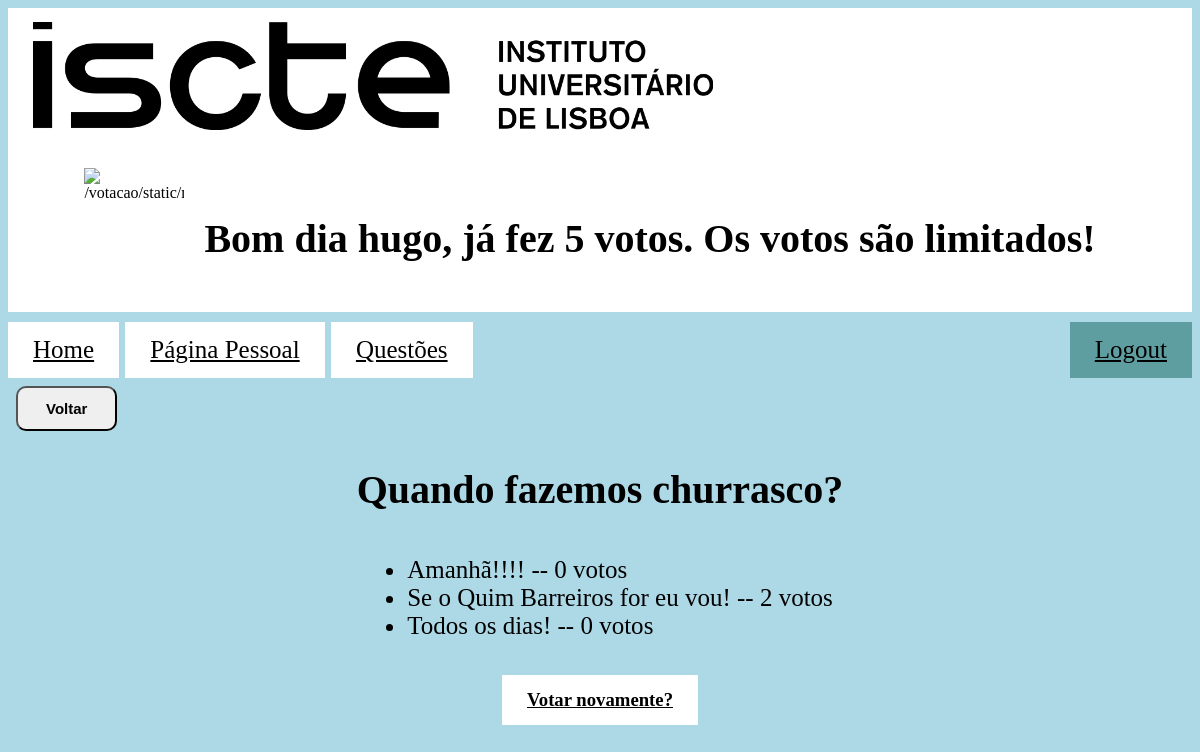
Before: /votacao/3/resultados (signed in) with the older database file.
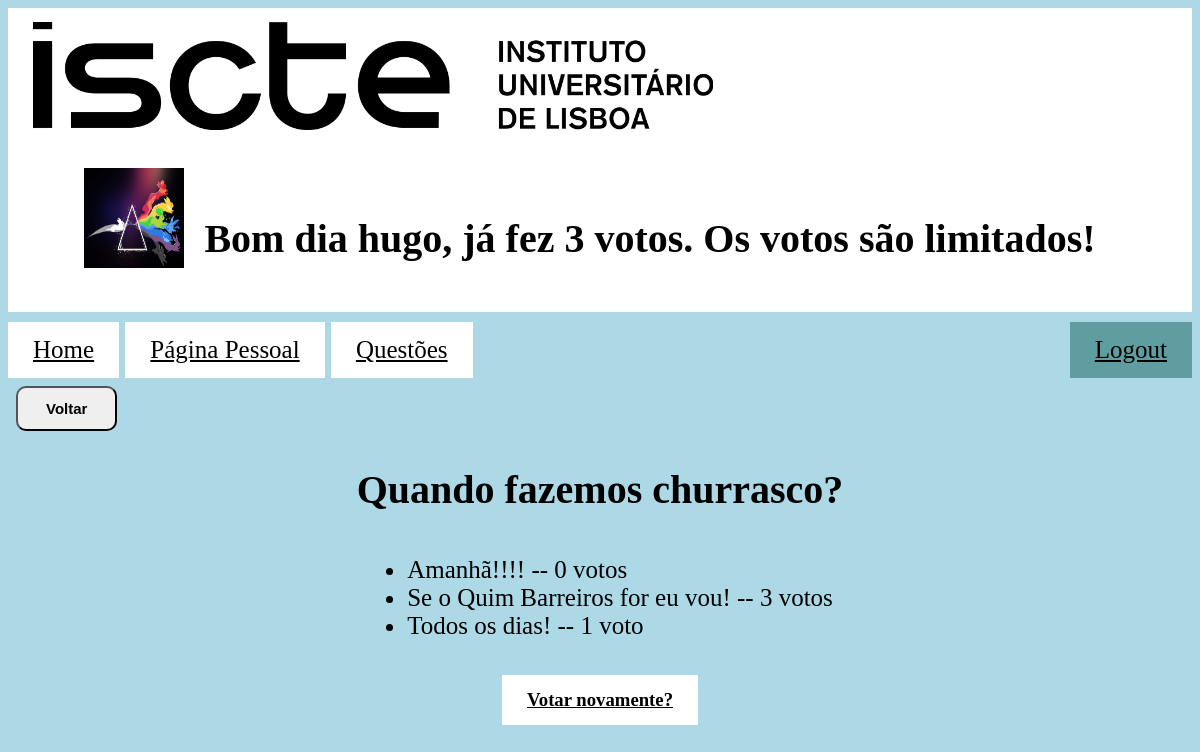
After: the same page with the newer database file.
### votacao/models.py (models this page shows, shortened)
class Opcao(models.Model):
    questao = models.ForeignKey(Questao, on_delete=models.CASCADE)
    opcao_texto = models.CharField(max_length=200)
    votos = models.IntegerField(default=0)

class Aluno(models.Model):
    user = models.OneToOneField(User, on_delete=models.CASCADE)
    curso = models.CharField(max_length=100)
    numero_grupo=12
    grupo = models.IntegerField(default=numero_grupo)
    votos = models.IntegerField(default=numero_grupo + 10)
    avatar = models.CharField(default='default', max_length=1000)

### votacao/views.py (the view)
# urls.py: path('<int:questao_id>/resultados', views.resultados, name='resultados'),
@login_required(login_url='/votacao/')
def resultados(request, questao_id):
    questao = get_object_or_404(Questao, pk=questao_id)
    aluno = Aluno.objects.get(user_id=request.user.id)
    resultado = aluno.grupo + 10 - aluno.votos
    context = {
        'aluno': aluno,
        "resultado": resultado,
        "questao": questao}
    return render(request, 'votacao/resultados.html', context)

### votacao/templates/votacao/resultados.html (shortened to what this page needs)
{% extends "votacao/index.html" %}
{% block navegacao %}
<a href="{% url 'votacao:index' %}">Home</a>
{% endblock %}
{% block conteudo %}
<div>
    <h1>{{ questao.questao_texto }}</h1>
    <ul>
        {% for opcao in questao.opcao_set.all %}
        <li>{{ opcao.opcao_texto }} -- {{ opcao.votos }} voto{{ opcao.votos|pluralize }}</li>
        {% endfor %}
    </ul>
    <h3><a href="{% url 'votacao:detalhe' questao.id %}">Votar novamente?</a></h3>
</div>
{% endblock %}

### votacao/templates/votacao/index.html (shortened to what this page needs)
<!DOCTYPE html>
<html lang="en">
<head>
    {% load static %}
    <link rel="stylesheet" type="text/css" href="{% static 'votacao/css/styles.css' %}">
</head>
<header>
    <a href="https://www.iscte-iul.pt/">{% load static %}
        <img class="logo" src="{% static 'votacao/images/iscte.gif' %}" alt="image not found"
             title="https://www.iscte-iul.pt/">
    </a>
    <div class="container">
        {% if user.is_authenticated %}
        <h1>Bom dia
            <span id="username" onclick="showProfilePic()">{{request.user.username}}</span>,
            {% if not request.user.is_superuser %}
            {% if resultado == 1 %}
            já fez {{resultado}} voto. Os votos são limitados!
            {% elif resultado == 0 %}
            ainda não fez nenhum voto. Os votos são limitados!
            {% else %}
            já fez {{resultado}} votos. Os votos são limitados!
            {% endif %}
            {% endif %}
        </h1>
        {% if not request.user.is_superuser %}
        {% with aluno.avatar|truncatewords:7 as data %}
        {% if data == "default" or request.path == "/votacao/" or request.path == "/votacao/registo/"%}
        {% load static %} <img src="{% static 'votacao/images/default_avatar.jpg' %}">
        {% else %}
        <img id="aluno.avatar" src="{{aluno.avatar}}" alt="{{aluno.avatar}}" height="100" width="100"
             style="visibility: visible;" ondblclick="hiddeProfilePic()">
        {% endif %}
        {% endwith %}
        {% endif %}
    </div>
    {% else %}
    <div>
        <h1>
            O utilizador não está logado
        </h1>
    </div>
    {% endif %}
</header>
<body>
<nav>
    <div>
        {% block navegacao %}
        {% endblock %}
        {% if request.path != "/votacao/" and request.path != "/votacao/registo/" %}
        <a href="{% url 'votacao:paginapessoal' %}"> Página Pessoal</a>
        <a href="{% url 'votacao:index' %}">Questões</a>
        <a style="float:right; background-color:cadetblue" href="{% url 'votacao:logout' %}"> Logout</a>
        {% endif %}
        {% if request.path != "/votacao/main/" and request.path != "/votacao/" %}
        <p>
            <input type=button value="Voltar" onClick="javascript:history.go(-1);">
        </p>
        {% endif %}
    </div>
</nav>
{% block conteudo %}{% endblock %}
</body>
</html>

Changed rows visible on the page:
now on this page (row edited): Aluno: avatar (picture)
changed Opcao "Se o Quim Barreiros for eu vou!": votos "2" → "3"
changed Opcao "Todos os dias!": votos "0" → "1"
Other visible differences:
{{ resultado }}: "5" → "3"
